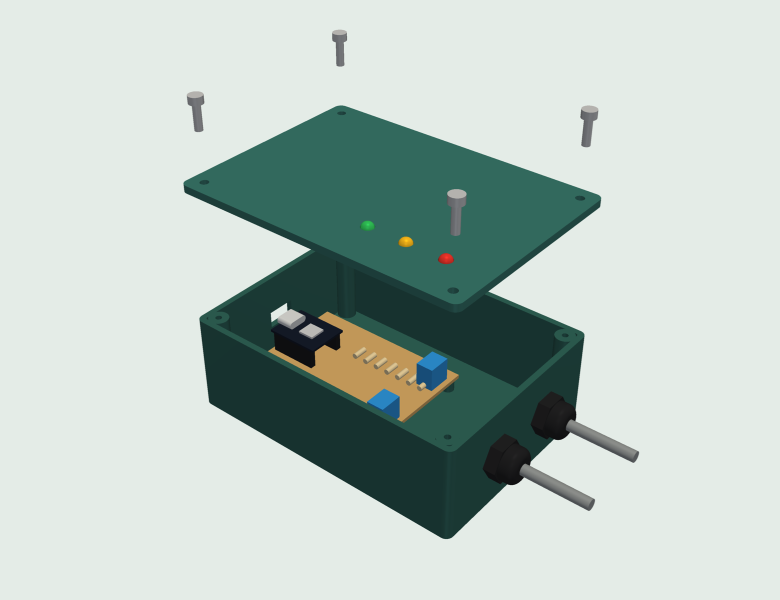
#> input picture diseno_3d/renders/02_caja_explosionada.png, 1560 x 1200 px (shown at 1/2 size)
$ python planos.py
#> lines starting #> are read from the running program, lines starting #| are printed output that depends on the picture
#> in hoja_conjunto, im is the input picture: shape (1200, 1560, 3) float32; mean R, G, B 0.71, 0.769, 0.737
"""Planos técnicos de la caja v3 (A3) a partir de las medidas de modelo_caja.py."""
import os
import matplotlib
matplotlib.use("Agg")
import matplotlib.pyplot as plt
from matplotlib.backends.backend_pdf import PdfPages
from matplotlib.patches import FancyBboxPatch, Circle, Rectangle
import matplotlib.image as mpimg

L, W, H, PARED, TAPA, HOLG = 120.0, 85.0, 40.0, 2.5, 3.0, 0.3
BOSS = [(x, y) for x in (-54.0, 54.0) for y in (-36.5, 36.5)]
POSTES = [(-52.0, -22.0), (-52.0, 22.0), (12.0, -22.0), (12.0, 22.0)]
LEDS = [(10.0, -24.0), (26.0, -24.0), (42.0, -24.0)]
LIP = (L - 2 * PARED - 2 * HOLG, W - 2 * PARED - 2 * HOLG)

A3 = (420, 297)
MM = 1 / 25.4
LW, THIN = 0.7, 0.3
INK, DIM, HID, CEN = "#111111", "#1a4d8f", "#555555", "#aa3333"
RENDERS = os.path.join(os.path.dirname(os.path.abspath(__file__)), "..", "..", "renders") + os.sep


def sheet():
    fig = plt.figure(figsize=(A3[0] * MM, A3[1] * MM))
    ax = fig.add_axes([0, 0, 1, 1])
    ax.set_xlim(0, A3[0]); ax.set_ylim(0, A3[1]); ax.set_aspect("equal"); ax.axis("off")
    ax.add_patch(Rectangle((10, 10), A3[0] - 20, A3[1] - 20, fill=False, lw=1.0, ec=INK))
    return fig, ax


def cajetin(ax, titulo, hoja, escala="1:1", notas=()):
#> called with hoja = 1, escala = 'S/E', notas = ()
    x0, y0, w, h = 250, 10, 160, 42
    ax.add_patch(Rectangle((x0, y0), w, h, fill=False, lw=0.8, ec=INK))
    for yy in (y0 + 14, y0 + 28):
        ax.plot([x0, x0 + w], [yy, yy], lw=0.5, c=INK)
    ax.plot([x0 + 100, x0 + 100], [y0, y0 + 28], lw=0.5, c=INK)
    ax.text(x0 + 3, y0 + 35, "Riego Monitor · Caja v3 del detector de fugas", fontsize=10, weight="bold", va="center")
    ax.text(x0 + 3, y0 + 21, titulo, fontsize=9, va="center")
    ax.text(x0 + 103, y0 + 21, f"Hoja {hoja} de 3", fontsize=8, va="center")
    ax.text(x0 + 3, y0 + 9.5, "TEI201 · UAI · García, Miranda, Kuperman, Kind", fontsize=6.5, va="center")
    ax.text(x0 + 3, y0 + 4, "Unidades: mm · Tol. general ±0,2 · Material: PETG · 23-11-2026", fontsize=6.5, va="center")
    ax.text(x0 + 103, y0 + 9.5, f"Escala {escala} (A3)", fontsize=7.5, va="center")
    ax.text(x0 + 103, y0 + 4, "Proyección ISO (1.er diedro)", fontsize=6.5, va="center")
    ny = 60
    for n in reversed(notas):
        ax.text(250, ny, n, fontsize=6.8, va="bottom", color="#333")
        ny += 5
#> in hoja_conjunto, `pdf.savefig(fig)`:
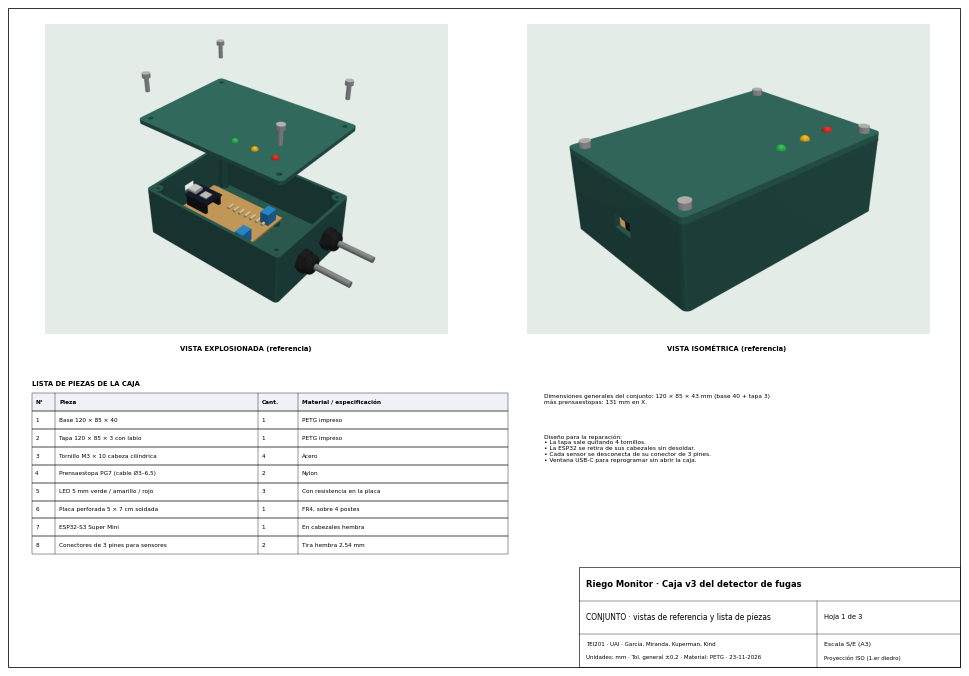
#> figure drawn by matplotlib, 1 panel


def rrect(ax, cx, cy, w, h, r, **kw):
    ax.add_patch(FancyBboxPatch((cx - w / 2 + r, cy - h / 2 + r), w - 2 * r, h - 2 * r,
                                boxstyle=f"round,pad={r}", fill=False, **kw))


def circ(ax, cx, cy, d, **kw):
    ax.add_patch(Circle((cx, cy), d / 2, fill=False, **kw))


def centro(ax, cx, cy, s=4):
    ax.plot([cx - s, cx + s], [cy, cy], lw=0.25, c=CEN, ls=(0, (6, 2, 1, 2)))
    ax.plot([cx, cx], [cy - s, cy + s], lw=0.25, c=CEN, ls=(0, (6, 2, 1, 2)))


def cota(ax, p1, p2, off, texto, horiz=True, fs=6.5):
    (x1, y1), (x2, y2) = p1, p2
    if horiz:
        y = y1 + off
        ax.plot([x1, x1], [y1, y + (1.5 if off > 0 else -1.5)], lw=THIN, c=DIM)
        ax.plot([x2, x2], [y2, y + (1.5 if off > 0 else -1.5)], lw=THIN, c=DIM)
        ax.annotate("", (x1, y), (x2, y), arrowprops=dict(arrowstyle="<|-|>", lw=THIN, color=DIM, mutation_scale=5))
        ax.text((x1 + x2) / 2, y + 0.8, texto, ha="center", va="bottom", fontsize=fs, color=DIM)
    else:
        x = x1 + off
        ax.plot([x1, x + (1.5 if off > 0 else -1.5)], [y1, y1], lw=THIN, c=DIM)
        ax.plot([x2, x + (1.5 if off > 0 else -1.5)], [y2, y2], lw=THIN, c=DIM)
        ax.annotate("", (x, y1), (x, y2), arrowprops=dict(arrowstyle="<|-|>", lw=THIN, color=DIM, mutation_scale=5))
        ax.text(x - 0.8, (y1 + y2) / 2, texto, ha="right", va="center", fontsize=fs, color=DIM, rotation=90)


def etiqueta(ax, x, y, tx, ty, texto):
    ax.annotate(texto, (x, y), (tx, ty), fontsize=6.3, color=DIM,
                arrowprops=dict(arrowstyle="-|>", lw=THIN, color=DIM, mutation_scale=5))


def titulo_vista(ax, x, y, t):
    ax.text(x, y, t, fontsize=8, weight="bold", ha="center")


# ------------------------------------------------------------------ HOJA 1: BASE
def hoja_base(pdf):
    fig, ax = sheet()
    # Planta (vista superior) centrada en (110, 200)
    cx, cy = 105, 195
    rrect(ax, cx, cy, L, W, 3, lw=LW, ec=INK)
    rrect(ax, cx, cy, L - 2 * PARED, W - 2 * PARED, 1, lw=THIN, ec=INK)
    for x, y in BOSS:
        circ(ax, cx + x, cy + y, 8, lw=THIN, ec=INK); circ(ax, cx + x, cy + y, 2.5, lw=THIN, ec=INK); centro(ax, cx + x, cy + y, 5.5)
    for x, y in POSTES:
        circ(ax, cx + x, cy + y, 5, lw=THIN, ec=INK); circ(ax, cx + x, cy + y, 1.6, lw=THIN, ec=INK); centro(ax, cx + x, cy + y, 4)
    # placa referencial
    ax.add_patch(Rectangle((cx - 20 - 35, cy - 25), 70, 50, fill=False, lw=0.3, ec="#888", ls=(0, (2, 2))))
    ax.text(cx - 20, cy, "Placa perforada 70 × 50\n(referencia, sobre 4 postes)", fontsize=5.8, color="#777", ha="center", va="center")
    # ventana USB (oculta en planta)
    ax.add_patch(Rectangle((cx - L / 2, cy - 6), PARED, 12, fill=False, lw=0.4, ec=HID, ls=(0, (3, 2))))
    for y in (-15, 15):
        ax.add_patch(Rectangle((cx + L / 2 - PARED, cy + y - 6.25), PARED, 12.5, fill=False, lw=0.4, ec=HID, ls=(0, (3, 2))))
    cota(ax, (cx - L / 2, cy + W / 2), (cx + L / 2, cy + W / 2), 10, "120")
    cota(ax, (cx - L / 2, cy - W / 2), (cx - L / 2, cy + W / 2), -10, "85", horiz=False)
    cota(ax, (cx - 54, cy - W / 2), (cx + 54, cy - W / 2), -8, "108 (torretas)")
    cota(ax, (cx + L / 2, cy - 36.5), (cx + L / 2, cy + 36.5), 9, "73", horiz=False)
    cota(ax, (cx - 52, cy - W / 2), (cx + 12, cy - W / 2), -15, "64 (postes)")
    cota(ax, (cx + 12, cy - 22), (cx + 12, cy + 22), 20, "44", horiz=False)
    etiqueta(ax, cx + 54, cy + 36.5, cx + 40, cy + 58, "4× torreta Ø8, piloto Ø2,5 × 12 (M3)")
    etiqueta(ax, cx - 52, cy + 22, cx - 62, cy + 58, "4× poste Ø5 × 5, piloto Ø1,6")
    etiqueta(ax, cx + L / 2 - 1, cy - W / 2 + 1, cx + 66, cy - 55, "Pared 2,5 · radio exterior 3")
    titulo_vista(ax, cx, cy + W / 2 + 26, "PLANTA (vista superior)")

    # Alzado lateral izquierdo (pared con USB), vista desde -X: eje horizontal = Y, vertical = Z
    lx, ly = 255, 160
    ax.add_patch(Rectangle((lx - W / 2, ly), W, H, fill=False, lw=LW, ec=INK))
    ax.plot([lx - W / 2, lx + W / 2], [ly + PARED, ly + PARED], lw=0.4, c=HID, ls=(0, (3, 2)))
    ax.add_patch(Rectangle((lx - 6, ly + 20.5 - 3.5), 12, 7, fill=False, lw=LW, ec=INK))
    centro(ax, lx, ly + 20.5, 8)
    cota(ax, (lx - W / 2, ly + H), (lx + W / 2, ly + H), 7, "85")
    cota(ax, (lx - W / 2, ly), (lx - W / 2, ly + H), -7, "40", horiz=False)
    cota(ax, (lx - 6, ly), (lx + 6, ly), -6, "12")
    cota(ax, (lx + 6, ly + 17), (lx + 6, ly + 24), 14, "7", horiz=False)
    cota(ax, (lx + W / 2, ly), (lx + W / 2, ly + 20.5), 8, "20,5", horiz=False)
    etiqueta(ax, lx + 6, ly + 20.5, lx + 22, ly + 52, "Ventana USB-C 12 × 7")
    titulo_vista(ax, lx, ly + H + 20, "VISTA LATERAL IZQUIERDA (USB)")

    # Alzado lateral derecho (prensaestopas)
    rx, ry = 360, 160
    ax.add_patch(Rectangle((rx - W / 2, ry), W, H, fill=False, lw=LW, ec=INK))
    for y in (-15, 15):
        circ(ax, rx + y, ry + 20, 12.5, lw=LW, ec=INK); centro(ax, rx + y, ry + 20, 9)
    cota(ax, (rx - 15, ry + H), (rx + 15, ry + H), 7, "30")
    cota(ax, (rx + W / 2, ry), (rx + W / 2, ry + 20), 8, "20", horiz=False)
    etiqueta(ax, rx + 15 + 4.4, ry + 20 + 4.4, rx + 22, ry + 52, "2× Ø12,5 para PG7")
    titulo_vista(ax, rx, ry + H + 20, "VISTA LATERAL DERECHA (cables)")

    # Alzado frontal con corte de cavidad
    fx, fy = 105, 62
    ax.add_patch(Rectangle((fx - L / 2, fy), L, H, fill=False, lw=LW, ec=INK))
    ax.plot([fx - L / 2 + PARED, fx - L / 2 + PARED], [fy + PARED, fy + H], lw=0.4, c=HID, ls=(0, (3, 2)))
    ax.plot([fx + L / 2 - PARED, fx + L / 2 - PARED], [fy + PARED, fy + H], lw=0.4, c=HID, ls=(0, (3, 2)))
    ax.plot([fx - L / 2 + PARED, fx + L / 2 - PARED], [fy + PARED, fy + PARED], lw=0.4, c=HID, ls=(0, (3, 2)))
    cota(ax, (fx - L / 2, fy), (fx + L / 2, fy), -6, "120")
    cota(ax, (fx + L / 2, fy), (fx + L / 2, fy + PARED), 6, "2,5", horiz=False)
    titulo_vista(ax, fx, fy + H + 8, "ALZADO FRONTAL (ocultas: cavidad)")

    cajetin(ax, "BASE · plano de pieza", 2, notas=(
        "Notas: medidas tomadas del modelo CadQuery (diseno_3d/cad/fuente/modelo_caja.py).",
        "Impresión sugerida: PETG, capa 0,2 mm, 3 perímetros, relleno 30 %.",
        "Las medidas de la electrónica son referenciales: verificar antes de imprimir.",
    ))
    pdf.savefig(fig); plt.close(fig)
#> after `pdf.savefig(fig)`:
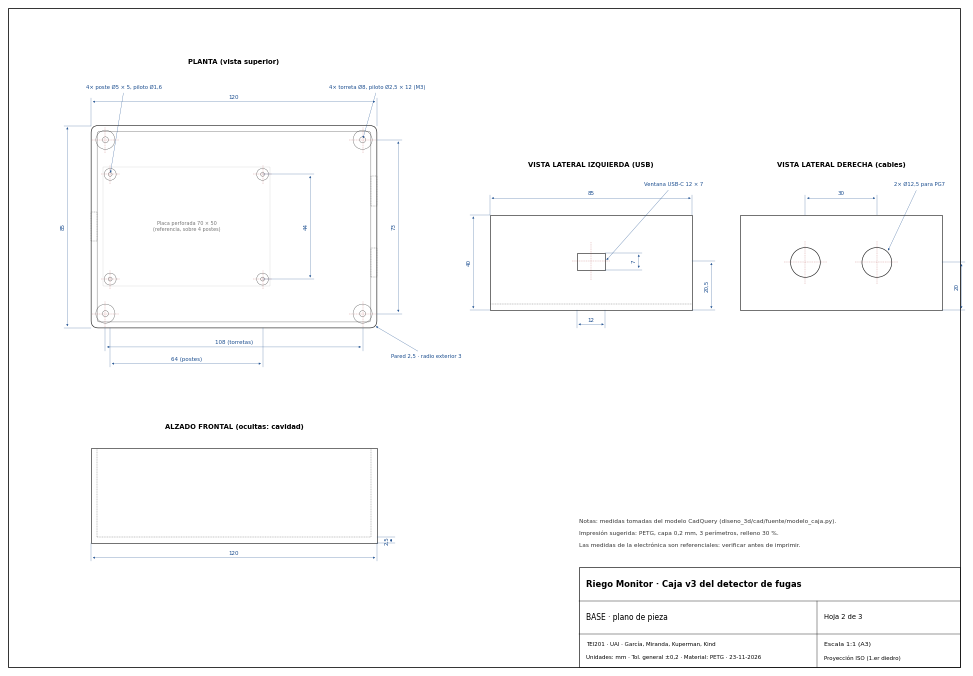
#> figure drawn by matplotlib, 1 panel


# ------------------------------------------------------------------ HOJA 2: TAPA
def hoja_tapa(pdf):
    fig, ax = sheet()
    cx, cy = 105, 190
    rrect(ax, cx, cy, L, W, 3, lw=LW, ec=INK)
    ax.add_patch(Rectangle((cx - LIP[0] / 2, cy - LIP[1] / 2), *LIP, fill=False, lw=0.4, ec=HID, ls=(0, (3, 2))))
    ax.add_patch(Rectangle((cx - LIP[0] / 2 + 1.5, cy - LIP[1] / 2 + 1.5), LIP[0] - 3, LIP[1] - 3, fill=False, lw=0.4, ec=HID, ls=(0, (3, 2))))
    for x, y in BOSS:
        circ(ax, cx + x, cy + y, 3.4, lw=LW, ec=INK); centro(ax, cx + x, cy + y, 4)
    for x, y in LEDS:
        circ(ax, cx + x, cy + y, 5, lw=LW, ec=INK); centro(ax, cx + x, cy + y, 4.5)
    cota(ax, (cx - L / 2, cy + W / 2), (cx + L / 2, cy + W / 2), 10, "120")
    cota(ax, (cx - L / 2, cy - W / 2), (cx - L / 2, cy + W / 2), -10, "85", horiz=False)
    cota(ax, (cx + 10, cy - 24), (cx + 42, cy - 24), -24, "2 × 16 = 32 (LED)")
    cota(ax, (cx, cy - W / 2), (cx + 10, cy - W / 2), -8, "10")
    cota(ax, (cx + 42, cy - 24), (cx + 42, cy), 26, "24", horiz=False)
    ax.plot([cx - L / 2 + 3, cx + L / 2 - 3], [cy, cy], lw=0.25, c=CEN, ls=(0, (6, 2, 1, 2)))
    ax.plot([cx, cx], [cy - W / 2 + 3, cy + W / 2 - 3], lw=0.25, c=CEN, ls=(0, (6, 2, 1, 2)))
    etiqueta(ax, cx + 54, cy + 36.5, cx + 72, cy + 52, "4× Ø3,4 pasante (M3 × 10)")
    etiqueta(ax, cx + 26, cy - 24, cx + 55, cy - 62, "3× Ø5 para LED 5 mm (verde, amarillo, rojo)")
    etiqueta(ax, cx - LIP[0] / 2, cy + 10, cx - 85, cy + 55, "Labio 114,4 × 79,4 × 2, ancho 1,5 (oculto)")
    titulo_vista(ax, cx, cy + W / 2 + 22, "PLANTA (vista superior)")

    # Sección A-A
    sx, sy = 300, 175
    ax.add_patch(Rectangle((sx - L / 2, sy + 2), L, TAPA, fill=True, fc="#e8e8e8", lw=LW, ec=INK, hatch="////"))
    for side in (-1, 1):
        x_out = sx + side * LIP[0] / 2
        x_in = x_out - side * 1.5
        ax.add_patch(Rectangle((min(x_out, x_in), sy), 1.5, 2, fill=True, fc="#e8e8e8", lw=LW, ec=INK, hatch="////"))
    cota(ax, (sx - L / 2, sy + 5), (sx + L / 2, sy + 5), 8, "120")
    cota(ax, (sx + L / 2, sy + 2), (sx + L / 2, sy + 5), 8, "3", horiz=False)
    cota(ax, (sx + L / 2, sy), (sx + L / 2, sy + 2), 16, "2", horiz=False)
    cota(ax, (sx - LIP[0] / 2, sy), (sx + LIP[0] / 2, sy), -7, "114,4")
    etiqueta(ax, sx - LIP[0] / 2 + 0.7, sy + 1, sx - 40, sy - 22, "Holgura 0,3 por lado con la base")
    titulo_vista(ax, sx, sy + 26, "SECCIÓN A-A (eje Y = 0)")

    # Detalle LED escala 2:1
    dx, dy = 300, 90
    ax.add_patch(Rectangle((dx - 20, dy), 40, TAPA * 2, fill=True, fc="#e8e8e8", lw=LW, ec=INK, hatch="////"))
    ax.add_patch(Rectangle((dx - 5, dy - 0.2), 10, TAPA * 2 + 0.4, fill=True, fc="white", lw=0))
    ax.plot([dx - 5, dx - 5], [dy, dy + 6], lw=LW, c=INK); ax.plot([dx + 5, dx + 5], [dy, dy + 6], lw=LW, c=INK)
    cota(ax, (dx - 5, dy + 6), (dx + 5, dy + 6), 6, "Ø5")
    cota(ax, (dx + 20, dy), (dx + 20, dy + 6), 6, "3", horiz=False)
    titulo_vista(ax, dx, dy + 20, "DETALLE B: agujero de LED (escala 2:1)")

    cajetin(ax, "TAPA · plano de pieza", 3, notas=(
        "Notas: la tapa se fija con 4 tornillos M3 × 10 a las torretas de la base.",
        "Los LED se pegan desde el interior; sus patas van a la placa por cable.",
        "Medidas del modelo CadQuery; verificar ajuste del labio con una impresión de prueba.",
    ))
    pdf.savefig(fig); plt.close(fig)
#> after `pdf.savefig(fig)`:
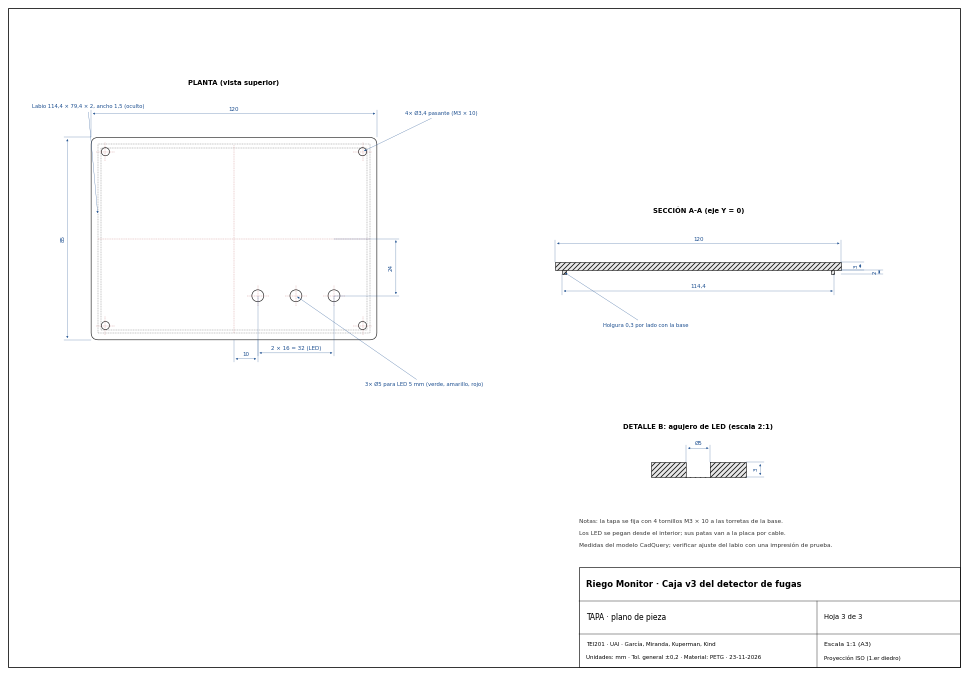
#> figure drawn by matplotlib, 1 panel


# ------------------------------------------------------------------ HOJA 3: CONJUNTO
def hoja_conjunto(pdf):
    fig, ax = sheet()
    for i, (img, ext) in enumerate([("02_caja_explosionada.png", [20, 200, 150, 280]),
                                     ("01_caja_exterior.png", [215, 410, 150, 280])]):
        im = mpimg.imread(RENDERS + img)
        h, w = im.shape[:2]
        x0, x1, y0, y1 = ext
        bw, bh = x1 - x0, y1 - y0
        s = min(bw / w, bh / h)
        cx, cy = (x0 + x1) / 2, (y0 + y1) / 2
        ax.imshow(im, extent=[cx - w * s / 2, cx + w * s / 2, cy - h * s / 2, cy + h * s / 2], zorder=1)
    titulo_vista(ax, 110, 143, "VISTA EXPLOSIONADA (referencia)")
    titulo_vista(ax, 312, 143, "VISTA ISOMÉTRICA (referencia)")

    filas = [("N°", "Pieza", "Cant.", "Material / especificación"),
             ("1", "Base 120 × 85 × 40", "1", "PETG impreso"),
             ("2", "Tapa 120 × 85 × 3 con labio", "1", "PETG impreso"),
             ("3", "Tornillo M3 × 10 cabeza cilíndrica", "4", "Acero"),
             ("4", "Prensaestopa PG7 (cable Ø3–6,5)", "2", "Nylon"),
             ("5", "LED 5 mm verde / amarillo / rojo", "3", "Con resistencia en la placa"),
             ("6", "Placa perforada 5 × 7 cm soldada", "1", "FR4, sobre 4 postes"),
             ("7", "ESP32-S3 Super Mini", "1", "En cabezales hembra"),
             ("8", "Conectores de 3 pines para sensores", "2", "Tira hembra 2,54 mm")]
    x0, y0, rh = 20, 125, 7.5
    cols = [0, 10, 95, 112, 200]
    for i, f in enumerate(filas):
        y = y0 - i * rh
        ax.add_patch(Rectangle((x0, y - rh), cols[-1], rh, fill=(i == 0), fc="#eef2f6", lw=0.5, ec=INK))
        for j, t in enumerate(f):
            ax.text(x0 + cols[j] + 1.5, y - rh / 2, t, fontsize=6.8, va="center", weight="bold" if i == 0 else "normal")
    for c in cols[1:-1]:
        ax.plot([x0 + c, x0 + c], [y0, y0 - len(filas) * rh], lw=0.5, c=INK)
    ax.text(x0, y0 + 3, "LISTA DE PIEZAS DE LA CAJA", fontsize=8, weight="bold")

    ax.text(235, 125, "Dimensiones generales del conjunto: 120 × 85 × 43 mm (base 40 + tapa 3)\n"
            "más prensaestopas: 131 mm en X.", fontsize=7, va="top")
    ax.text(235, 108, "Diseño para la reparación:\n"
            "• La tapa sale quitando 4 tornillos.\n"
            "• La ESP32 se retira de sus cabezales sin desoldar.\n"
            "• Cada sensor se desconecta de su conector de 3 pines.\n"
            "• Ventana USB-C para reprogramar sin abrir la caja.", fontsize=7, va="top")
    cajetin(ax, "CONJUNTO · vistas de referencia y lista de piezas", 1, escala="S/E")
    pdf.savefig(fig); plt.close(fig)


if __name__ == "__main__":
    out = os.path.join(os.path.dirname(os.path.abspath(__file__)), "..", "..", "planos", "planos_caja_v3.pdf")
    with PdfPages(out) as pdf:
        hoja_conjunto(pdf)
        hoja_base(pdf)
        hoja_tapa(pdf)
        d = pdf.infodict(); d["Title"] = "Planos caja v3 - Riego Monitor"; d["Author"] = "Equipo TEI201"
    print(out)
